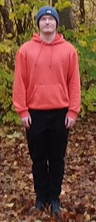
#> input picture Billeder/Civilian close range.png, 96 x 222 px, given in place of Billedereference_person.jpg, which was not available
$ python 'Olafs_SIFT_TEST_(Elias_video).py'
#> lines starting #> are read from the running program, lines starting #| are printed output that depends on the picture; after the words box and inside, x2 and y2 are one past the last pixel; in counts of white or black regions, pixels touching at a corner belong together; pictures that were not available may be replaced by others from this repository, and a replacement may not be noted
import cv2
import numpy as np

# ----------------------------------------
# 1. Load reference image of the person
# ----------------------------------------
template_path = "Billeder\reference_person.jpg"  # replace with your template image
template = cv2.imread(template_path, cv2.IMREAD_GRAYSCALE)
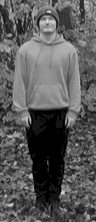
#> template: shape (222, 96); min 0, max 235, mean 89.7
if template is None:
    raise FileNotFoundError(f"Template image not found: {template_path}")

# ----------------------------------------
# 2. Initialize SIFT detector
# ----------------------------------------
sift = cv2.SIFT_create()

# Extract keypoints and descriptors from template
kp_template, des_template = sift.detectAndCompute(template, None)
#> kp_template = 306 keypoints; strongest (x, y, size): (62, 192, 2.7), (11, 205, 2.4), (76, 144, 1.8), (15, 163, 2.2)
if des_template is None or len(kp_template) == 0:
    raise ValueError("No SIFT features found in template image.")

print(f"Template: {len(kp_template)} keypoints")
#| Template: 306 keypoints

# ----------------------------------------
# 3. Initialize matcher (FLANN is faster)
# ----------------------------------------
FLANN_INDEX_KDTREE = 1
index_params = dict(algorithm=FLANN_INDEX_KDTREE, trees=5)
search_params = dict(checks=50)
matcher = cv2.FlannBasedMatcher(index_params, search_params)

# ----------------------------------------
# 4. Load video
# ----------------------------------------
cap = cv2.VideoCapture("ProjektVideoer\Civil person.MP4")
resize_scale = 0.5  # adjust for speed vs accuracy

frame_count = 0
while True:
    ret, frame = cap.read()
#> frame is the input picture: shape (222, 96, 3); mean B, G, R 56.9, 74.2, 119
    if not ret:
        break

    # Resize for speed
    frame = cv2.resize(frame, None, fx=resize_scale, fy=resize_scale)
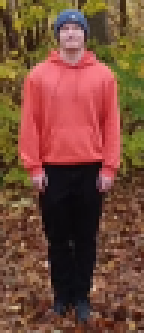
#> frame: shape (111, 48, 3) (shown 3 times larger); mean B, G, R 57.1, 74.3, 119.1
    gray = cv2.cvtColor(frame, cv2.COLOR_BGR2GRAY)
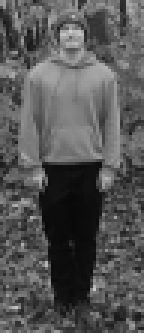
#> gray: shape (111, 48) (shown 3 times larger); min 8, max 206, mean 85.7

    # ----------------------------------------
    # 5. Detect SIFT features in current frame
    # ----------------------------------------
    kp_frame, des_frame = sift.detectAndCompute(gray, None)
#> kp_frame = 55 keypoints; strongest (x, y, size): (35, 60, 3.4), (13, 59, 3.1), (32, 55, 2.4), (24, 68, 16.2)

    output = frame.copy()
    if des_frame is not None and len(kp_frame) > 10:
        # Match descriptors
        matches = matcher.knnMatch(des_template, des_frame, k=2)
#> matches = 306 matches
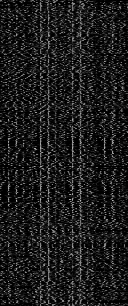
#> des_template: shape (306, 128) float32; min 0, max 187, mean 28.4

        # Lowe's ratio test to filter good matches
        good_matches = []
        for m_n in matches:
            if len(m_n) == 2:
                m, n = m_n
                if m.distance < 0.7 * n.distance:
                    good_matches.append(m)
#> after the loop, good_matches = 39 matches

        print(f"Frame {frame_count}: {len(good_matches)} good matches")
#| Frame 0: 39 good matches

        # ----------------------------------------
        # 6. Find bounding box around matched keypoints
        # ----------------------------------------
        if len(good_matches) > 10:  # require minimum matches
            # Get coordinates of matched keypoints in frame
            pts = np.float32([kp_frame[m.trainIdx].pt for m in good_matches]).reshape(-1, 1, 2)
#> pts = 39 rows, first 8: [34.45, 12.9], [3.85, 14.91], [5.55, 7.99], [5.57, 33.14], [8.36, 63.29], [8.09, 67.1], [7.91, 38.38], [8.36, 63.29]

            # Compute bounding box (min-max of matched points)
            x_coords = pts[:, 0, 0]
#> x_coords = 39 values, max 44.39 at index 38, min 3.85 at index 1, mean 21.94
            y_coords = pts[:, 0, 1]
#> y_coords = 39 values, max 105.7 at index 17, min 2.54 at index 23, mean 39.83
            x_min, x_max = int(x_coords.min()), int(x_coords.max())
#> x_min = 3; x_max = 44
            y_min, y_max = int(y_coords.min()), int(y_coords.max())
#> y_min = 2; y_max = 105

            # Add margin
            margin = 20
            x_min = max(0, x_min - margin)
#> x_min = 0
            y_min = max(0, y_min - margin)
#> y_min = 0
            x_max = min(frame.shape[1], x_max + margin)
#> x_max = 48
            y_max = min(frame.shape[0], y_max + margin)
#> y_max = 111

            # Draw box and label
            cv2.rectangle(output, (x_min, y_min), (x_max, y_max), (0, 255, 0), 2)
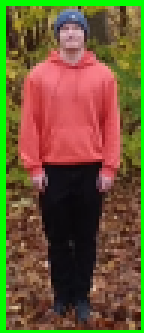
#> output: shape (111, 48, 3) (shown 3 times larger); 8.78% of pixels changed, all inside (x1, y1, x2, y2) = (0, 0, 48, 111)
            cv2.putText(output, f"PERSON ({len(good_matches)} matches)",
                        (x_min, y_min - 5), cv2.FONT_HERSHEY_SIMPLEX, 0.6, (0, 255, 0), 2)

            # Optional: draw matches (for debugging)
            # match_img = cv2.drawMatches(template, kp_template, gray, kp_frame,
            #                             good_matches[:20], None, flags=cv2.DrawMatchesFlags_NOT_DRAW_SINGLE_POINTS)
            # cv2.imshow("Matches", match_img)

    cv2.imshow("SIFT Person Matching", output)

    if cv2.waitKey(30) & 0xFF == 27:  # ESC to exit
#> (key Esc is pressed here)
        break

    frame_count += 1

cap.release()
cv2.destroyAllWindows()
